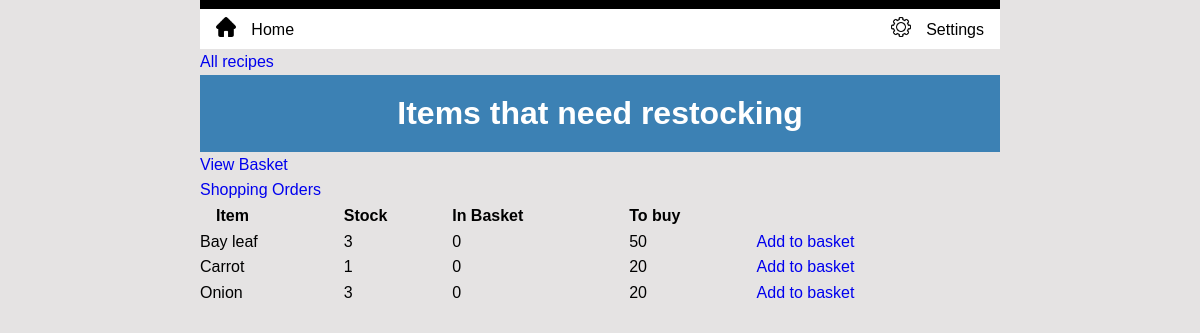
The page /stock/shoppinglist/ (signed in) on the database as committed earlier.
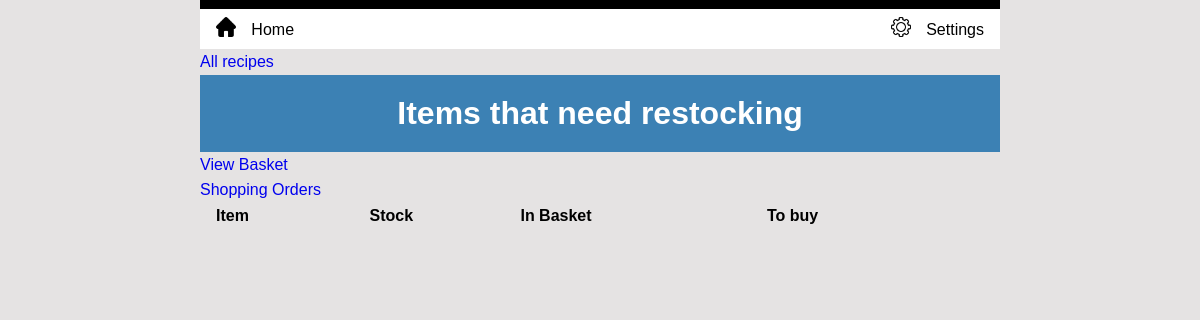
The same page on the database as committed later.
### inventory/models.py (models this page shows, shortened)
class Ingredient(models.Model):
    class Meta:
        ordering = ['name']
    name = models.CharField(unique=True, max_length=200)
    quantity = models.PositiveIntegerField(blank=True, null=True)
    unit = models.CharField(max_length=10)
    unit_price = models.DecimalField(
        blank=True, null=True, max_digits=6, decimal_places=3
    )
    kanban = models.BooleanField(default=False, verbose_name='Reorder')
    threshold = models.IntegerField(blank=True, null=True, verbose_name='Reorder Threshold')
    re_order = models.IntegerField(blank=True, null=True, verbose_name='Reorder Quantity')
    def buy(self):
        if self.kanban and self.quantity < self.threshold:
            return self.re_order - self.in_basket()
        else:
            return 0
    def in_basket(self):
        ingredients = [obj.ingredient for obj in Basket.objects.all()]
        if self in ingredients:
            basket = get_object_or_404(Basket, ingredient=self)
            return basket.quantity
        else:
            return 0

### inventory/views.py (the view)
# urls.py: path('stock/shoppinglist/', views.ShoppingList.as_view(), name='shopping_list'),
class ShoppingList(LoginRequiredMixin, ListView):
    model = Ingredient
    template_name = "inventory/shopping_list.html"
    def get_queryset(self):
        ingredients = Ingredient.objects.all()
        self.shopping_list = [obj for obj in ingredients if obj.buy()]
        return self.shopping_list
    def get_context_data(self, **kwargs):
        context = super().get_context_data(**kwargs)
        context['basket'] = Basket.objects.all()
        return context

### inventory/templates/inventory/shopping_list.html (shortened to what this page needs)
{% extends 'base.html' %}
{% load static %}
{% block content %}
  <a href="{% url 'menu_edit' %}">All recipes</a>
  <h1>Items that need restocking</h1>
  <ul>
    <li><a href="{% url 'basket_view' %}">View Basket</a></li>
    <li><a href="{% url 'orders' %}">Shopping Orders</a></li>
  </ul>
  <table>
    <thead>
      <tr>
        <th>Item</th>
        <th>Stock</th>
        <th>In Basket</th>
        <th>To buy</th>
        <th></th>
      </tr>
    </thead>
    <tbody>
      {% for item in object_list %}
        {% if item.in_basket < item.re_order %}
          <tr>
            <td>{{ item.name }}</td>
            <td>{{ item.quantity }}</td>
            <td>{{ item.in_basket }}</td>
            <td>{{ item.buy }}</td>
            <td>
              <a
              {% if item.in_basket %}
                href="{% url 'update_basket' item.name %}"
              {% else %}
                href="{% url 'add_to_basket' item.name %}"
              {% endif %}>Add to basket</a>
            </td>
          </tr>
        {% endif %}
      {% endfor %}
    </tbody>
  </table>
{% endblock %}

Rows that differ between the two databases and show on the page:
no longer on this page (row edited): Ingredient: name "Bay leaf", quantity "3", in_basket "0", buy "50"
no longer on this page (row edited): Ingredient: name "Carrot", quantity "1", in_basket "0", buy "20"
no longer on this page (row edited): Ingredient: name "Onion", quantity "3", in_basket "0", buy "20"
